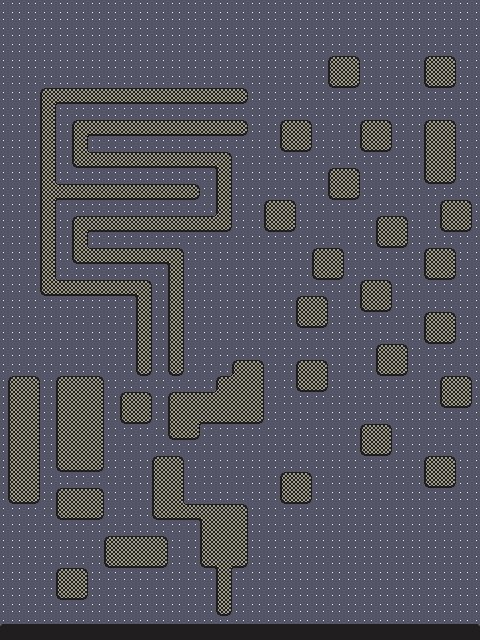

A level layout from a 2D game, rendered from its tile map. Below: a short description, then the map file with tile-grid data replaced by summaries:
An orthogonal 30x40 tile map with 16x16 px tiles, 3 tile layers (Background, Platforms, Collisions).

<map version="1.10" tiledversion="1.10.2" orientation="orthogonal" renderorder="right-down" width="30" height="40" tilewidth="16" tileheight="16" infinite="0" nextlayerid="4" nextobjectid="1">
 <tileset firstgid="1" name="Debug-Tiles" tilewidth="16" tileheight="16" tilecount="256" columns="16">
  <image source="Debug-tiles.png" width="256" height="256" />
  <wangsets>
   <wangset name="Platform" type="corner" tile="65">
    <wangcolor name="Brick" color="#ff0000" tile="-1" probability="1" />
    <wangtile tileid="48" wangid="0,0,0,1,0,0,0,0" />
    <wangtile tileid="49" wangid="0,0,0,1,0,1,0,0" />
    <wangtile tileid="50" wangid="0,0,0,0,0,1,0,0" />
    <wangtile tileid="64" wangid="0,1,0,1,0,0,0,0" />
    <wangtile tileid="65" wangid="0,1,0,1,0,1,0,1" />
    <wangtile tileid="66" wangid="0,0,0,0,0,1,0,1" />
    <wangtile tileid="67" wangid="0,1,0,0,0,1,0,1" />
    <wangtile tileid="68" wangid="0,1,0,1,0,0,0,1" />
    <wangtile tileid="80" wangid="0,1,0,0,0,0,0,0" />
    <wangtile tileid="81" wangid="0,1,0,0,0,0,0,1" />
    <wangtile tileid="82" wangid="0,0,0,0,0,0,0,1" />
    <wangtile tileid="83" wangid="0,0,0,1,0,1,0,1" />
    <wangtile tileid="84" wangid="0,1,0,1,0,1,0,0" />
   </wangset>
  </wangsets>
 </tileset>
 <layer id="1" name="Background" width="30" height="40">
  <data>[1200 cells, 1200 non-empty, 1 distinct tile ids]</data>
 </layer>
 <layer id="2" name="Platforms" width="30" height="40">
  <data>[1200 cells, 582 non-empty, 16 distinct tile ids]</data>
 </layer>
 <layer id="3" name="Collisions" width="30" height="40">
  <data>[1200 cells, 0 non-empty, 0 distinct tile ids]</data>
 </layer>
</map>
